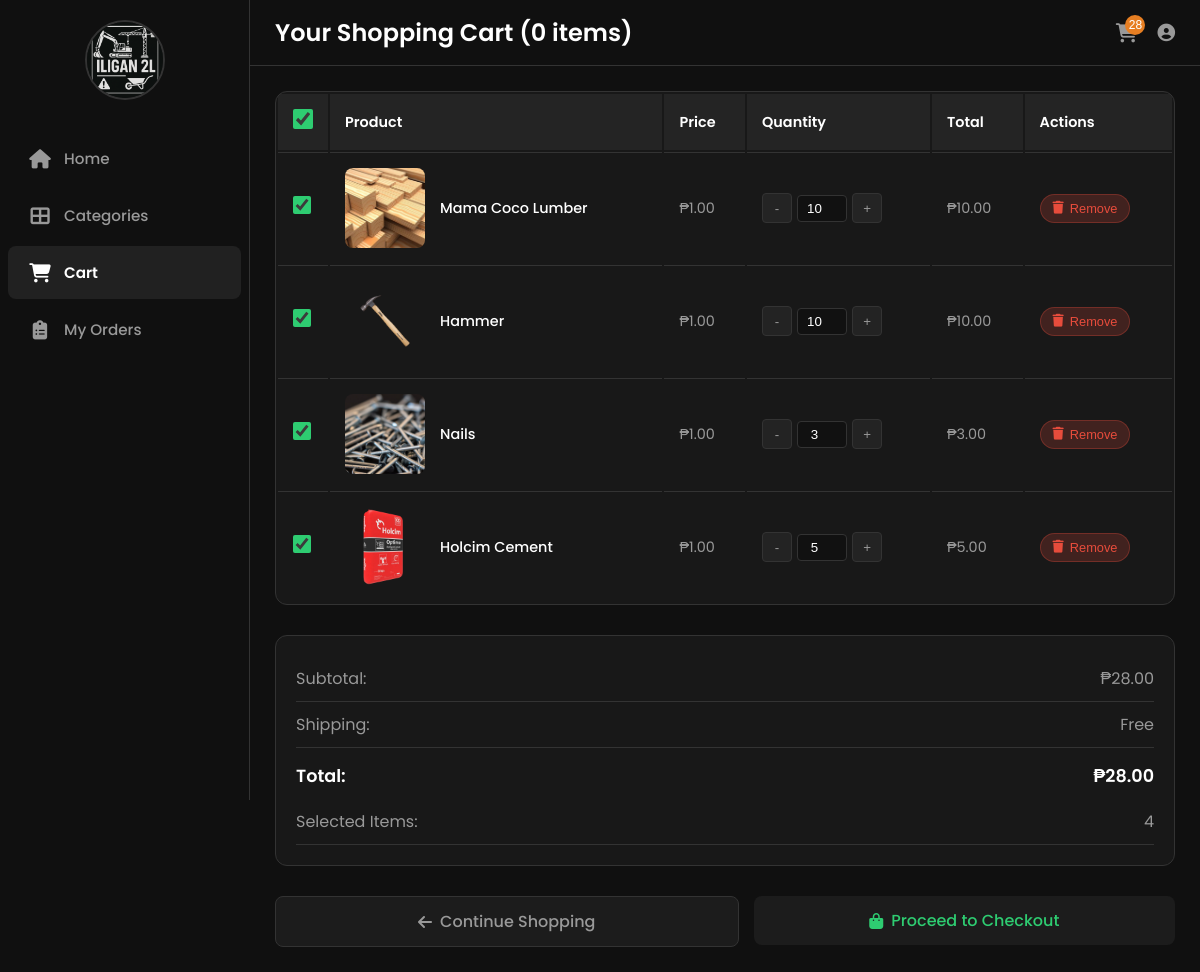
/cart/ (signed in), run on the app's committed database.
### core/models.py (models this page shows, shortened)
class CartItem(models.Model):
    cart = models.ForeignKey(Cart, on_delete=models.CASCADE)  # Link to the parent cart
    product = models.ForeignKey(Product, on_delete=models.CASCADE)  # Product in the cart
    quantity = models.PositiveIntegerField(default=1)  # Quantity of this product in cart
    added_at = models.DateTimeField(auto_now_add=True)  # When the item was added to cart
    class Meta:
        unique_together = ('cart', 'product')
    def get_total_price(self):
        return self.product.price * self.quantity

class Product(models.Model):
    name = models.CharField(max_length=255)  # Product name (e.g., 'Hammer', 'Screwdriver Set')
    description = models.TextField()  # Detailed product description
    unit = models.CharField(max_length=50)  # Unit of measurement (e.g., 'piece', 'kg', 'meter')
    category = models.CharField(max_length=100)  # Product category (e.g., 'Tools', 'Lumber', 'Cement')
    stock_quantity = models.PositiveIntegerField()  # Current quantity in stock
    reorder_level = models.PositiveIntegerField()  # Threshold at which to reorder product
    last_restock_date = models.DateField(default=timezone.now)  # Date of last inventory restock
    admin = models.ForeignKey(
        CustomUser,
        on_delete=models.CASCADE,  # Delete products if the admin user is deleted
        limit_choices_to={'role': 'Administrator'}  # Only administrators can be assigned to products
    )
    price = models.DecimalField(max_digits=10, decimal_places=2, default=0.00)  # Product price
    image = models.ImageField(upload_to='products/', blank=True, null=True)  # Product image
    in_stock = models.BooleanField(default=True)  # Whether the product is currently in stock

### core/views.py (the view)
# urls.py: path('cart/', views.cart_view, name='cart_view'),
@login_required  # Ensure user is logged in to view cart
def cart_view(request):
    try:
        cart = Cart.objects.get(customer=request.user, is_active=True)
        cart_items = CartItem.objects.filter(cart=cart)
        cart_total = cart.get_total_price()
    except Cart.DoesNotExist:
        cart = None
        cart_items = []
        cart_total = 0
    context = {
        'cart': cart,  # The cart object
        'cart_items': cart_items,  # Items in the cart
        'cart_total': cart_total  # Total price of all items
    }
    return render(request, 'core/cart.html', context)

### core/context_processors.py (called while the page is built)
def cart_processor(request):
    cart_items_count = 0
    cart_items = []
    cart_total_price = 0
    if request.user.is_authenticated and hasattr(request.user, 'role') and request.user.role == 'Customer':
        try:
            cart = Cart.objects.filter(customer=request.user, is_active=True).first()
            if cart:
                cart_items_count = cart.get_total_items()
                cart_items = cart.cartitem_set.all()
                cart_total_price = cart.get_total_price()
        except Exception as e:
            print(f'Error in cart_processor: {str(e)}')
            pass
    return {
        'cart_items_count': cart_items_count,
        'cart_items': cart_items,
        'cart_total_price': cart_total_price
    }

### core/models.py (called while the page is built)
    def get_total_price(self):
        return sum(item.get_total_price() for item in self.cartitem_set.all())

    def get_total_items(self):
        return sum(item.quantity for item in self.cartitem_set.all())

### core/templates/core/cart.html (shortened to what this page needs)
{% extends 'core/customer_base.html' %}
{% load static %}
{% block page_title %}Your Shopping Cart ({{ total_items|default:"0" }} items){% endblock %}
{% block content %}
    {% if cart_items %}
        <table class="cart-table">
            <thead>
                <tr>
                    <th style="width: 40px;">
                        <input type="checkbox" id="select-all" class="cart-checkbox" checked>
                    </th>
                    <th>Product</th>
                    <th>Price</th>
                    <th>Quantity</th>
                    <th>Total</th>
                    <th>Actions</th>
                </tr>
            </thead>
            <tbody>
                {% for item in cart_items %}
                <tr data-item-id="{{ item.id }}" data-price="{{ item.get_total_price }}" class="cart-item-row">
                    <td>
                        <input type="checkbox" name="selected_items" value="{{ item.id }}" class="cart-checkbox item-checkbox" checked>
                    </td>
                    <td>
                        <div class="product-display">
                            {% if item.product.image %}
                                <img src="{{ item.product.image.url }}" alt="{{ item.product.name }}">
                            {% else %}
                                <img src="{% static 'images/placeholder.jpg' %}" alt="{{ item.product.name }}">
                            {% endif %}
                            <span class="product-name">{{ item.product.name }}</span>
                        </div>
                    </td>
                    <td>₱{{ item.product.price }}</td>
                    <td>
                        <form method="post" action="{% url 'update_cart_item' item.id %}">
                            <div class="quantity-control">
                                <button type="button" onclick="decrementQuantity(this, '{{ item.id }}')">-</button>
                                <input type="number" name="quantity" value="{{ item.quantity }}" min="1" max="{{ item.product.stock_quantity }}">
                                <button type="button" onclick="incrementQuantity(this, parseInt('{{ item.product.stock_quantity }}'), '{{ item.id }}')">+</button>
                            </div>
                        </form>
                    </td>
                    <td>₱{{ item.get_total_price }}</td>
                    <td>
                        <form method="post" action="{% url 'update_cart_item' item.id %}">
                            <button type="submit" class="remove-btn">
                                <i class="fas fa-trash"></i> Remove
                            </button>
                        </form>
                    </td>
                </tr>
                {% endfor %}
            </tbody>
        </table>
        <div class="cart-summary">
            <div class="summary-row">
                <span>Subtotal:</span>
                <span id="subtotal">₱{{ total_price }}</span>
            </div>
            <div class="summary-row">
                <span>Shipping:</span>
                <span>Free</span>
            </div>
            <div class="summary-row total">
                <span>Total:</span>
                <span id="total-price">₱{{ total_price }}</span>
            </div>
            <div class="summary-row" id="selected-items-count">
                <span>Selected Items:</span>
                <span id="selected-count">{{ cart_items|length }}</span>
            </div>
        </div>
        <div class="button-container">
            <a href="{% url 'customer_dashboard' %}" class="button button-secondary">
                <i class="fas fa-arrow-left"></i> Continue Shopping
            </a>
            <form id="checkout-form" action="{% url 'checkout_view' %}" method="get">
                <button type="submit" class="button button-secondary">
                    <i class="fas fa-shopping-bag"></i> Proceed to Checkout
                </button>
            </form>
        </div>
    {% endif %}
{% endblock %}

### core/templates/core/customer_base.html (style rules this page uses)
:root { --primary-color: black; --secondary-color: #E67E22; --accent-color: #000000; --light-color: orange; --dark-color: #50432c; --success-color: #2ECC71; --danger-color: #E74C3C; --box-shadow: 0 10px 20px rgba(0, 0, 0, 0.1); --transition: all 0.3s ease; --threads-bg: #101010; --threads-card-bg: #101010; --threads-text: #FFFFFF; --threads-secondary-text: #999999; --threads-border: #333333; --threads-hover: rgba(255, 255, 255, 0.1); --threads-success: #2ECC71; --threads-danger: #E74C3C; --threads-box-shadow: 0 2px 10px rgba(0, 0, 0, 0.5); --threads-transition: all 0.2s ease; }
* { margin: 0; padding: 0; box-sizing: border-box; }
body, html { height: 100%; font-family: 'Poppins', sans-serif; }
body { background-color: var(--threads-bg); color: var(--threads-text); display: flex; overflow-x: hidden; }

### core/templates/core/cart.html (style rules this page uses)
.cart-table { width: 100%; background: rgba(255, 255, 255, 0.03); border: 1px solid var(--threads-border); border-radius: 12px; overflow: hidden; margin-bottom: 30px; }
.cart-table th { background-color: rgba(255, 255, 255, 0.05); color: var(--threads-text); font-weight: 600; text-align: left; padding: 15px; font-size: 0.9rem; }
.cart-table td { padding: 15px; border-top: 1px solid var(--threads-border); color: var(--threads-secondary-text); font-size: 0.9rem; }
.product-display { display: flex; align-items: center; gap: 15px; }
.product-display img { width: 80px; height: 80px; object-fit: cover; border-radius: 8px; }
.product-name { font-weight: 500; color: var(--threads-text); }
.quantity-control { display: flex; align-items: center; gap: 5px; }
.quantity-control input { width: 50px; padding: 5px; text-align: center; background-color: rgba(0, 0, 0, 0.3); border: 1px solid var(--threads-border); border-radius: 4px; color: var(--threads-text); }
.quantity-control button { width: 30px; height: 30px; display: flex; align-items: center; justify-content: center; background-color: rgba(255, 255, 255, 0.05); border: 1px solid var(--threads-border); border-radius: 4px; color: var(--threads-secondary-text); cursor: pointer; transition: var(--threads-transition); }
.remove-btn { display: inline-flex; align-items: center; gap: 6px; padding: 6px 12px; background-color: rgba(231, 76, 60, 0.2); border: 1px solid rgba(231, 76, 60, 0.3); border-radius: 20px; color: var(--threads-danger); cursor: pointer; font-size: 0.8rem; transition: var(--threads-transition); }
.cart-summary { background: rgba(255, 255, 255, 0.03); border: 1px solid var(--threads-border); border-radius: 12px; padding: 20px; margin-bottom: 30px; }
.summary-row { display: flex; justify-content: space-between; padding: 10px 0; border-bottom: 1px solid var(--threads-border); color: var(--threads-secondary-text); }
.summary-row.total { border-bottom: none; padding-top: 15px; font-weight: 600; font-size: 1.1rem; color: var(--threads-text); }
.button-container { display: flex; gap: 15px; margin-top: 20px; }
.button { flex: 1; display: inline-flex; align-items: center; justify-content: center; gap: 8px; padding: 12px 20px; border-radius: 8px; font-weight: 500; text-decoration: none; transition: var(--threads-transition); }
.button-secondary { background-color: rgba(255, 255, 255, 0.05); border: 1px solid var(--threads-border); color: var(--threads-secondary-text); }
.cart-checkbox { width: 18px; height: 18px; cursor: pointer; accent-color: #2ecc71; }
#select-all { width: 20px; height: 20px; accent-color: #2ecc71; border: 2px solid #2ecc71; }
#checkout-form { display: inline-block; flex: 1; }
#checkout-form button { border: none; cursor: pointer; width: 100%; color: var(--threads-success); font-family: inherit; font-size: inherit; font-weight: 500; padding: 12px 20px; }

### data on the page
CartItem: product.image (picture), product.name "Mama Coco Lumber", product.price "1.00", quantity "10", get_total_price "10.00"
CartItem: product.image (picture), product.name "Hammer", product.price "1.00", quantity "10", get_total_price "10.00"
CartItem: product.image (picture), product.name "Nails", product.price "1.00", quantity "3", get_total_price "3.00"
CartItem: product.image (picture), product.name "Holcim Cement", product.price "1.00", quantity "5", get_total_price "5.00"

### other printed values
{{ total_items|default:"0" }} "0"
{{ cart_items_count }} "28"
{{ cart_items|length }} "4"
